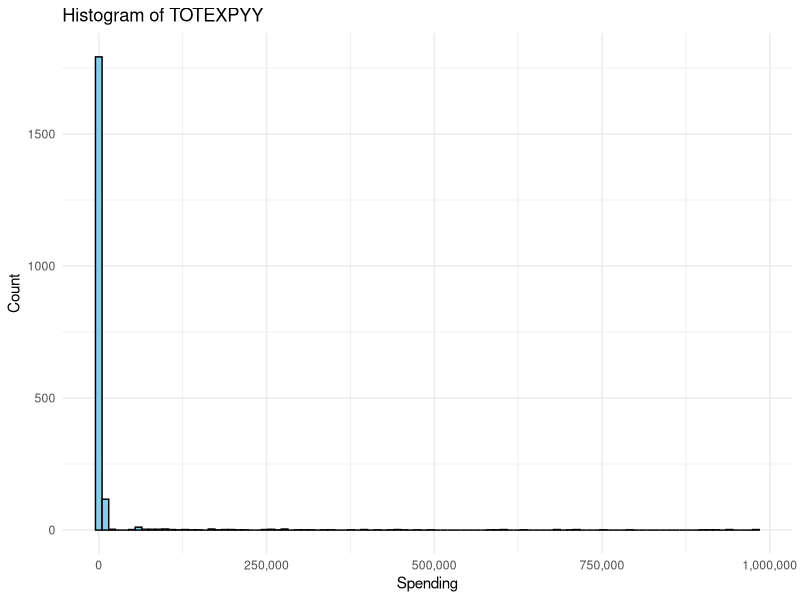
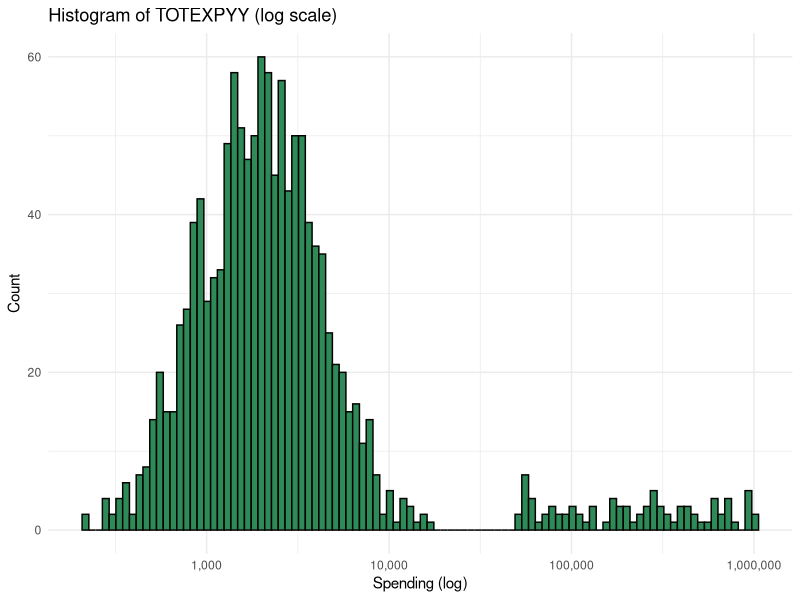

Write R code to recreate these figures, in order. (Note: a time limit stopped this script after it produced the figures.)
## ---- chunk 1
knitr::opts_chunk$set(echo = TRUE)
## ---- chunk 2
# ======================================================
# Monte Carlo for Two-Part Model with Extreme Treatments
# ======================================================

library(MASS)
library(dplyr)
library(tibble)
library(purrr)
library(readr)
library(ggplot2)

# --- helper: log-uniform draw for extremes ---
rlogunif <- function(n, min_val, max_val) {
  if (n <= 0) return(numeric(0))
  exp(runif(n, log(min_val), log(max_val)))
}

# --- helper: extreme value ranges ---
extreme_range <- function(mag_level) {
  switch(as.character(mag_level),
         "1" = c(5e4, 1e6),
         "2" = c(5e4, 2e6),
         "3" = c(5e4, 3e6),
         stop("Invalid magnitude_level"))
}

# --- simulator: two-part Gamma with extremes ---
simulate_panel_data <- function(
  n, magnitude_level, prop_extreme = 0.01,
  p_treated = 0.5, sigma_u = 0.5, rho = 0.8,
  gamma_shape = 5
) {
  T <- 2; N <- n * T
  ids <- rep(1:n, each = T)
  ind_post <- rep(0:1, times = n)

  # covariates
  ind_tx_i     <- rbinom(n, 1, p_treated)
  ind_female_i <- rbinom(n, 1, 0.5)
  HISPANX_i    <- rbinom(n, 1, 0.2)
  INSCOV_i     <- sample(1:3, n, replace = TRUE)

  ind_tx     <- rep(ind_tx_i, each = T)
  ind_female <- rep(ind_female_i, each = T)
  HISPANX    <- rep(HISPANX_i, each = T)
  INSCOV     <- factor(rep(INSCOV_i, each = T))

  # PCS42 with correlation
  Sigma <- matrix(c(1, rho, rho, 1), 2, 2)
  pcs   <- MASS::mvrnorm(n, mu = c(50, 50), Sigma = Sigma)
  PCS42 <- as.vector(t(pcs))
  zPCS  <- (PCS42 - 50) / 10

  # random intercept
  u_i <- rnorm(n, 0, sigma_u)
  u   <- u_i[ids]

  # Part 1: logistic >0
  lp_cov <- 0.5*ind_post + 0.7*ind_tx + 0.2*ind_female -
    0.2*HISPANX + 0.1*zPCS + u
  pr_pos <- plogis(lp_cov)
  ind_gt0 <- rbinom(N, 1, pr_pos)

  # Part 2: Gamma for positives
  lp_cont <- 7 + 0.4*ind_post + 0.6*ind_tx + 0.15*zPCS +
    0.2*ind_female - 0.1*HISPANX + u
  mu <- exp(lp_cont)
  shape <- gamma_shape
  scale <- mu / shape

  TOTEXPYY <- rep(0, N)
  TOTEXPYY[ind_gt0 == 1] <- rgamma(sum(ind_gt0),
                                   shape = shape,
                                   scale = scale[ind_gt0 == 1])

  # inject extremes
  K_ext <- rbinom(1, N, prop_extreme)
  if (K_ext > 0) {
    rng <- extreme_range(magnitude_level)
    idx_ext <- sample.int(N, size = K_ext, replace = FALSE)
    TOTEXPYY[idx_ext] <- rlogunif(K_ext, rng[1], rng[2])
  } else idx_ext <- integer(0)

  tibble(
    DUPERSID = factor(ids),
    ind_post, ind_tx, ind_female, HISPANX, PCS42, INSCOV,
    ind_gt0 = ind_gt0,
    TOTEXPYY = TOTEXPYY,
    extreme_flag = as.integer(seq_len(N) %in% idx_ext),
    magnitude_level, prop_extreme
  )
}

# --- treatments for extreme values ---
treat_extremes <- function(x, method = "raw") {
  if (method == "raw") return(x)
  q99 <- quantile(x, 0.99, na.rm = TRUE)
  if (method == "topcode") {
    return(pmin(x, q99))
  }
  if (method == "mean_adj") {
    m <- mean(x[x <= q99], na.rm = TRUE)
    x[x > q99] <- m
    return(x)
  }
  if (method == "median_adj") {
    m <- median(x[x <= q99], na.rm = TRUE)
    x[x > q99] <- m
    return(x)
  }
  stop("Unknown treatment method")
}

# --- safe Gamma fit wrapper ---
safe_gamma <- function(dat) {
  dat2 <- dat %>% filter(ind_gt0 == 1, is.finite(TOTEXPYY), TOTEXPYY > 0)
  if (nrow(dat2) < 10) return(c(NA, NA))
  out <- tryCatch({
    fit <- glm(
      TOTEXPYY ~ ind_post*ind_tx + ind_female + HISPANX + PCS42,
      data = dat2,
      family = Gamma(link = "log"),
      control = glm.control(maxit = 100, epsilon = 1e-8)
    )
    coef(summary(fit))["ind_post:ind_tx", c("Estimate","Std. Error")]
  }, error = function(e) c(NA, NA))
  out
}

# --- one replication under one scenario ---
run_one <- function(n, magnitude_level, prop_extreme, gamma_shape, treatment) {
  dat <- simulate_panel_data(n, magnitude_level, prop_extreme, gamma_shape = gamma_shape)
  dat <- dat %>% mutate(TOTEXPYY = treat_extremes(TOTEXPYY, treatment))

  # Logistic
  fit1 <- glm(ind_gt0 ~ ind_post*ind_tx + ind_female + HISPANX + PCS42,
              data = dat, family = binomial)
  c1 <- coef(summary(fit1))["ind_post:ind_tx", c("Estimate","Std. Error")]

  # Gamma
  c2 <- safe_gamma(dat)

  # Log-OLS
  fit3 <- lm(log1p(TOTEXPYY) ~ ind_post*ind_tx + ind_female + HISPANX + PCS42,
             data = dat)
  c3 <- coef(summary(fit3))["ind_post:ind_tx", c("Estimate","Std. Error")]

  tibble(model = c("logit","gamma","logols"),
         est   = c(c1[1], c2[1], c3[1]),
         se    = c(c1[2], c2[2], c3[2]),
         n = n, prop_extreme, magnitude_level, gamma_shape, treatment)
}

# --- Monte Carlo for one scenario ---
run_mc <- function(B, n, magnitude_level, prop_extreme, gamma_shape, treatment) {
  results <- replicate(B, run_one(n, magnitude_level, prop_extreme, gamma_shape, treatment),
                       simplify = FALSE)
  bind_rows(results)
}

# ======================================================
# Step 1: Representative dataset (histograms + model fits)
# ======================================================

set.seed(123)
dat_example <- simulate_panel_data(
  n = 1000,
  magnitude_level = 1,
  prop_extreme = 0.05,
  gamma_shape = 5
)

# --- Histograms of TOTEXPYY ---
p1 <- ggplot(dat_example, aes(x = TOTEXPYY)) +
  geom_histogram(bins = 100, fill = "skyblue", color = "black") +
  scale_x_continuous(labels = scales::comma) +
  labs(title = "Histogram of TOTEXPYY", x = "Spending", y = "Count") +
  theme_minimal()

p2 <- ggplot(dat_example, aes(x = TOTEXPYY)) +
  geom_histogram(bins = 100, fill = "seagreen", color = "black") +
  scale_x_log10(labels = scales::comma) +
  labs(title = "Histogram of TOTEXPYY (log scale)", x = "Spending (log)", y = "Count") +
  theme_minimal()

print(p1)
print(p2)

# --- Fit the 3 models on this dataset ---
fit_logit <- glm(ind_gt0 ~ ind_post*ind_tx + ind_female + HISPANX + PCS42,
                 data = dat_example, family = binomial)
fit_gamma <- glm(TOTEXPYY ~ ind_post*ind_tx + ind_female + HISPANX + PCS42,
                 data = dat_example %>% filter(ind_gt0 == 1),
                 family = Gamma(link = "log"))
fit_logols <- lm(log1p(TOTEXPYY) ~ ind_post*ind_tx + ind_female + HISPANX + PCS42,
                 data = dat_example)

summary(fit_logit)
summary(fit_gamma)
summary(fit_logols)

# ======================================================
# Step 2: Full Monte Carlo across 108 scenarios
# ======================================================

n_vals <- c(1000, 2000, 5000)
prop_extreme_vals <- c(0.01, 0.05, 0.10)
magnitude_vals <- c(1, 2, 3)
treatment_methods <- c("raw", "topcode", "mean_adj", "median_adj")

grid <- expand.grid(
  n = n_vals,
  prop_extreme = prop_extreme_vals,
  magnitude_level = magnitude_vals,
  treatment = treatment_methods,
  stringsAsFactors = FALSE
)

set.seed(2025)
B <- 200   # adjust to 500 for full run
all_df <- pmap_dfr(grid, ~ run_mc(B, ..1, ..3, ..2, gamma_shape = 5, ..4))

# --- Summarise results with rounding ---
theta_true <- 0

summ_grid <- all_df %>%
  group_by(model, n, prop_extreme, magnitude_level, treatment) %>%
  summarise(
    mean_est = round(mean(est, na.rm = TRUE), 4),
    bias     = round(mean(est - theta_true, na.rm = TRUE), 4),
    emp_se   = round(sd(est, na.rm = TRUE), 4),
    rmse     = round(sqrt(mean((est - theta_true)^2, na.rm = TRUE)), 4),
    coverage = round(mean((est - 1.96*se <= theta_true) &
                          (theta_true <= est + 1.96*se), na.rm = TRUE), 4),
    n_fail   = sum(is.na(est)),
    .groups = "drop"
  )

print(summ_grid)

# --- Export to CSV ---
write_csv(summ_grid, "MC_results_108scenarios.csv")

## ---- chunk 3
library(ggplot2)

custom_light_colors <- c(
  "logit"  = "#a6dba0",  # light green
  "gamma"  = "#fdb863",  # light orange
  "logols" = "#b2abd2"   # light purple
)

ggplot(
  summ_grid[summ_grid$model %in% c("logit", "gamma"), ] ,
  aes(x = prop_extreme, y = bias, color = model)) +
  geom_line(size = 1) +
  facet_grid(magnitude_level ~ treatment) +
  labs(
    title = "Bias vs. Proportion of Extreme Values",
    x = "Proportion of Extreme Values",
    y = "Bias in Estimate"
  ) +
  theme_minimal() +
  theme(legend.position = "top")

## ---- chunk 4
ggplot(summ_grid, aes(x = factor(prop_extreme), y = bias, fill = model)) +
  geom_boxplot(position = position_dodge(width = 0.8)) +
  scale_fill_manual(values = custom_light_colors) +
  facet_grid(magnitude_level ~ treatment) +
  labs(
    title = "Bias vs. Proportion of Extreme Values",
    x = "Proportion of Extreme Values",
    y = "Bias"
  ) +
  theme_minimal() +
  theme(legend.position = "top")

## ---- chunk 5

ggplot(summ_grid, aes(x = factor(magnitude_level), y = rmse, fill = model)) +
  geom_bar(stat = "identity", position = "dodge") +
  scale_fill_manual(values = custom_light_colors) +
  facet_grid(n ~ treatment) +
  labs(
    title = "RMSE by Magnitude Level",
    x = "Magnitude Level of Extremes",
    y = "Root Mean Squared Error (RMSE)"
  ) +
  theme_minimal() +
  theme(legend.position = "top")


## ---- chunk 6
ggplot(summ_grid, aes(x = treatment, y = coverage, fill = model)) +
  stat_summary(fun = mean, geom = "bar", position = "dodge") +
  scale_fill_manual(values = custom_light_colors) +
  facet_grid(n ~ magnitude_level) +
  labs(
    title = "Coverage Rate by Treatment Method",
    x = "Extreme Value Treatment",
    y = "Coverage Probability (95% CI)"
  ) +
  theme_minimal() +
  theme(legend.position = "top")
